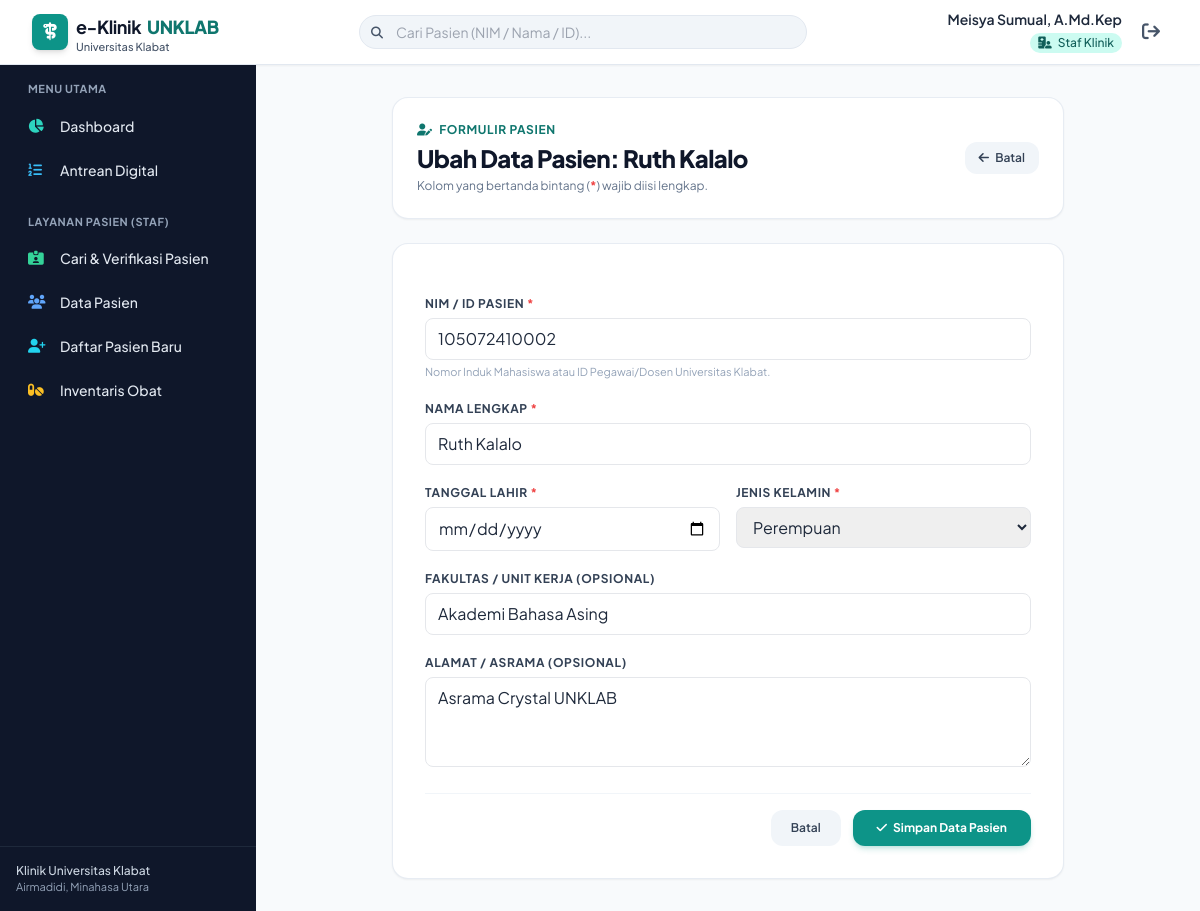
Page /pasien/31/ubah/ (signed in) on the committed database.
### klinik/models.py (models this page shows, shortened)
class Pengguna(AbstractUser):
    ROLE_CHOICES = (
        ('staf_klinik', 'Staf Klinik'),
        ('dokter', 'Dokter'),
    )
    id_pengguna = models.BigAutoField(primary_key=True)
    nama_lengkap = models.CharField(max_length=150, verbose_name="Nama Lengkap")
    role_akses = models.CharField(max_length=20, choices=ROLE_CHOICES, default='staf_klinik', verbose_name="Peran Akses")
    status_aktif = models.BooleanField(default=True, verbose_name="Status Aktif")
    class Meta:
        db_table = 'pengguna'
        verbose_name = 'Pengguna'
        verbose_name_plural = 'Pengguna'

class Pasien(models.Model):
    JENIS_KELAMIN_CHOICES = (
        ('L', 'Laki-laki'),
        ('P', 'Perempuan'),
    )
    id_pasien = models.BigAutoField(primary_key=True)
    nim_id = models.CharField(max_length=30, unique=True, db_index=True, verbose_name="NIM / ID Pasien")
    nama = models.CharField(max_length=150, db_index=True, verbose_name="Nama Lengkap")
    tanggal_lahir = models.DateField(verbose_name="Tanggal Lahir")
    jenis_kelamin = models.CharField(max_length=1, choices=JENIS_KELAMIN_CHOICES, verbose_name="Jenis Kelamin")
    fakultas = models.CharField(max_length=100, blank=True, null=True, verbose_name="Fakultas / Unit")
    alamat = models.TextField(blank=True, null=True, verbose_name="Alamat Tinggal")
    dibuat_pada = models.DateTimeField(auto_now_add=True)
    diperbarui_pada = models.DateTimeField(auto_now=True)
    class Meta:
        db_table = 'pasien'
        verbose_name = 'Pasien'
        verbose_name_plural = 'Pasien'
        indexes = [
            models.Index(fields=['nim_id'], name='idx_pasien_nim'),
            models.Index(fields=['nama'], name='idx_pasien_nama'),
        ]

### klinik/views.py (the view)
# urls.py: path('pasien/<int:id_pasien>/ubah/', views.pasien_update_view, name='pasien_update'),
@login_required
@role_required(['staf_klinik'])
def pasien_update_view(request, id_pasien):
    pasien = get_object_or_404(Pasien, pk=id_pasien)
    if request.method == 'POST':
        form = PasienForm(request.POST, instance=pasien)
        if form.is_valid():
            form.save()
            messages.success(request, f"Data pasien {pasien.nama} berhasil diperbarui!")
            return redirect('pasien_list')
        else:
            messages.error(request, "Gagal memperbarui data. Mohon periksa kembali isian form.")
    else:
        form = PasienForm(instance=pasien)
    return render(request, 'klinik/pasien_form.html', {
        'form': form,
        'pasien': pasien,
        'judul': f'Ubah Data Pasien: {pasien.nama}',
        'is_edit': True
    })

### templates/klinik/pasien_form.html (shortened to what this page needs)
{% extends 'base.html' %}
{% block content %}
<div class="max-w-2xl mx-auto space-y-6">
    <div class="bg-white p-6 rounded-2xl border border-slate-200/80 shadow-sm flex items-center justify-between">
        <div>
            <div class="text-xs font-bold uppercase tracking-wider text-teal-700 mb-1">
                <i class="fa-solid fa-user-pen mr-1"></i> Formulir Pasien
            </div>
            <h1 class="text-2xl font-extrabold text-slate-900 tracking-tight">{{ judul }}</h1>
            <p class="text-xs text-slate-500 mt-1">Kolom yang bertanda bintang (<span class="text-red-500 font-bold">*</span>) wajib diisi lengkap.</p>
        </div>
        <a href="{% url 'pasien_list' %}" class="px-3.5 py-2 bg-slate-100 hover:bg-slate-200 text-slate-700 text-xs font-semibold rounded-xl transition">
            <i class="fa-solid fa-arrow-left mr-1"></i> Batal
        </a>
    </div>
    <div class="bg-white p-6 sm:p-8 rounded-2xl border border-slate-200/80 shadow-sm">
        <form method="POST" class="space-y-5">
            <div>
                <label class="block text-xs font-bold uppercase tracking-wider text-slate-700 mb-1.5">
                    NIM / ID Pasien <span class="text-red-500 font-bold">*</span>
                </label>
                {{ form.nim_id }}
                <span class="text-[11px] text-slate-400 mt-1 block">Nomor Induk Mahasiswa atau ID Pegawai/Dosen Universitas Klabat.</span>
            </div>
            <div>
                <label class="block text-xs font-bold uppercase tracking-wider text-slate-700 mb-1.5">
                    Nama Lengkap <span class="text-red-500 font-bold">*</span>
                </label>
                {{ form.nama }}
            </div>
            <div class="grid grid-cols-1 sm:grid-cols-2 gap-4">
                <div>
                    <label class="block text-xs font-bold uppercase tracking-wider text-slate-700 mb-1.5">
                        Tanggal Lahir <span class="text-red-500 font-bold">*</span>
                    </label>
                    {{ form.tanggal_lahir }}
                </div>
                <div>
                    <label class="block text-xs font-bold uppercase tracking-wider text-slate-700 mb-1.5">
                        Jenis Kelamin <span class="text-red-500 font-bold">*</span>
                    </label>
                    {{ form.jenis_kelamin }}
                </div>
            </div>
            <div>
                <label class="block text-xs font-bold uppercase tracking-wider text-slate-700 mb-1.5">
                    Fakultas / Unit Kerja (Opsional)
                </label>
                {{ form.fakultas }}
            </div>
            <div>
                <label class="block text-xs font-bold uppercase tracking-wider text-slate-700 mb-1.5">
                    Alamat / Asrama (Opsional)
                </label>
                {{ form.alamat }}
            </div>
            <div class="pt-4 border-t border-slate-100 flex items-center justify-end gap-3">
                <a href="{% url 'pasien_list' %}" class="px-5 py-2.5 bg-slate-100 hover:bg-slate-200 text-slate-700 font-semibold rounded-xl text-xs transition">
                    Batal
                </a>
                <button type="submit" class="px-6 py-2.5 bg-teal-600 hover:bg-teal-700 text-white font-bold rounded-xl text-xs shadow-md shadow-teal-600/20 transition flex items-center gap-1.5">
                    <i class="fa-solid fa-check"></i> Simpan Data Pasien
                </button>
            </div>
        </form>
    </div>
</div>
{% endblock %}

### templates/base.html (shortened to what this page needs)
<!DOCTYPE html>
<html lang="id">
<head>
    <script src="https://cdn.tailwindcss.com"></script>
    <link rel="stylesheet" href="https://cdnjs.cloudflare.com/ajax/libs/font-awesome/6.5.1/css/all.min.css">
</head>
<body class="bg-slate-50 text-slate-800 antialiased min-h-screen flex flex-col">
    {% if user.is_authenticated %}
    <header class="bg-white border-b border-slate-200 sticky top-0 z-30 shadow-sm">
        <div class="px-4 sm:px-6 lg:px-8 h-16 flex items-center justify-between gap-4">
            <div class="flex items-center gap-3">
                <a href="{% url 'dashboard' %}" class="flex items-center gap-2">
                    <div class="w-9 h-9 rounded-lg bg-teal-600 flex items-center justify-center text-white shadow-md">
                        <i class="fa-solid fa-staff-snake text-lg"></i>
                    </div>
                    <div>
                        <span class="font-bold text-lg text-slate-900 tracking-tight flex items-center gap-1.5">
                            e-Klinik <span class="text-teal-700 font-extrabold">UNKLAB</span>
                        </span>
                        <span class="hidden sm:block text-[11px] text-slate-600 font-medium leading-none">Universitas Klabat</span>
                    </div>
                </a>
            </div>
            <div class="flex-1 max-w-md mx-2">
                <form action="{% if user.role_akses == 'dokter' %}{% url 'pasien_list' %}{% else %}{% url 'pasien_verifikasi' %}{% endif %}" method="GET" class="relative">
                    <input type="text" name="q" placeholder="Cari Pasien (NIM / Nama / ID)..."
                           class="w-full pl-9 pr-4 py-1.5 text-sm bg-slate-100 hover:bg-slate-200/80 focus:bg-white border border-slate-200 rounded-full focus:outline-none focus:ring-2 focus:ring-teal-500 transition-all">
                    <i class="fa-solid fa-magnifying-glass absolute left-3 top-2.5 text-slate-600 text-xs"></i>
                </form>
            </div>
            <div class="flex items-center gap-3">
                <div class="text-right hidden sm:block">
                    <div class="text-sm font-semibold text-slate-800 leading-tight">{{ user.nama_lengkap }}</div>
                    <div class="text-xs font-medium inline-block px-2 py-0.5 rounded-full mt-0.5 {% if user.role_akses == 'dokter' %}bg-sky-100 text-sky-800{% else %}bg-teal-100 text-teal-800{% endif %}">
                        <i class="{% if user.role_akses == 'dokter' %}fa-solid fa-user-doctor{% else %}fa-solid fa-hospital-user{% endif %} mr-1"></i>
                        {{ user.get_role_akses_display }}
                    </div>
                </div>
                <a href="{% url 'logout' %}" class="text-slate-600 hover:text-red-700 p-2 rounded-lg hover:bg-slate-100 transition-colors title='Keluar dari sistem'">
                    <i class="fa-solid fa-arrow-right-from-bracket text-lg"></i>
                </a>
            </div>
        </div>
    </header>
    <div class="flex flex-1">
        <aside id="sidebar" class="w-64 bg-slate-900 text-slate-200 flex-shrink-0 flex flex-col justify-between hidden lg:flex transition-all z-20">
            <div class="p-4 space-y-6">
                <div>
                    <div class="text-[11px] uppercase font-bold tracking-wider text-slate-400 mb-2 px-3">Menu Utama</div>
                    <nav class="space-y-1">
                        <a href="{% url 'dashboard' %}" class="flex items-center gap-3 px-3 py-2.5 rounded-lg text-sm font-medium text-slate-200 hover:bg-slate-800 hover:text-white transition-colors">
                            <i class="fa-solid fa-chart-pie w-5 text-teal-400"></i>
                            Dashboard
                        </a>
                        <a href="{% url 'antrean' %}" class="flex items-center gap-3 px-3 py-2.5 rounded-lg text-sm font-medium text-slate-200 hover:bg-slate-800 hover:text-white transition-colors">
                            <i class="fa-solid fa-list-ol w-5 text-sky-400"></i>
                            Antrean Digital
                        </a>
                    </nav>
                </div>
                {% if user.role_akses == 'staf_klinik' or user.is_superuser %}
                <div>
                    <div class="text-[11px] uppercase font-bold tracking-wider text-slate-400 mb-2 px-3">Layanan Pasien (Staf)</div>
                    <nav class="space-y-1">
                        <a href="{% url 'pasien_verifikasi' %}" class="flex items-center gap-3 px-3 py-2.5 rounded-lg text-sm font-medium text-slate-200 hover:bg-slate-800 hover:text-white transition-colors">
                            <i class="fa-solid fa-id-card-clip w-5 text-emerald-400"></i>
                            Cari & Verifikasi Pasien
                        </a>
                        <a href="{% url 'pasien_list' %}" class="flex items-center gap-3 px-3 py-2.5 rounded-lg text-sm font-medium text-slate-200 hover:bg-slate-800 hover:text-white transition-colors">
                            <i class="fa-solid fa-users w-5 text-blue-400"></i>
                            Data Pasien
                        </a>
                        <a href="{% url 'pasien_create' %}" class="flex items-center gap-3 px-3 py-2.5 rounded-lg text-sm font-medium text-slate-200 hover:bg-slate-800 hover:text-white transition-colors">
                            <i class="fa-solid fa-user-plus w-5 text-cyan-400"></i>
                            Daftar Pasien Baru
                        </a>
                        <a href="{% url 'obat_list' %}" class="flex items-center gap-3 px-3 py-2.5 rounded-lg text-sm font-medium text-slate-200 hover:bg-slate-800 hover:text-white transition-colors">
                            <i class="fa-solid fa-pills w-5 text-amber-400"></i>
                            Inventaris Obat
                        </a>
                    </nav>
                </div>
                {% endif %}
            </div>
            <div class="p-4 border-t border-slate-800 text-xs text-slate-400">
                <div class="font-medium text-slate-300">Klinik Universitas Klabat</div>
                <div class="text-[11px]">Airmadidi, Minahasa Utara</div>
            </div>
        </aside>
        <main class="flex-1 p-4 sm:p-6 lg:p-8 overflow-y-auto">
            {% block content %}{% endblock %}
        </main>
    </div>
    {% else %}
    <main class="flex-1 flex flex-col justify-center">
        {% block auth_content %}{% endblock %}
    </main>
    {% endif %}
</body>
</html>

### templates/base.html (style rules this page uses)
body { font-family: 'Plus Jakarta Sans', sans-serif; }

### rows in the picture
Pengguna: nama_lengkap "Meisya Sumual, A.Md.Kep", role_akses "Staf Klinik"
Pasien: nim_id "105072410002", nama "Ruth Kalalo", jenis_kelamin "Perempuan", fakultas "Akademi Bahasa Asing", alamat "Asrama Crystal UNKLAB"

### other values in the picture
{{ judul }} "Ubah Data Pasien: Ruth Kalalo"
